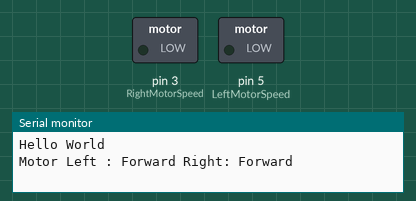
Simulated run of this sketch. Board: Arduino Uno, built with avr-gcc and run on an emulated ATmega328P. On the bench: switched loads named in the sketch (green lamp = pin HIGH), the last lines printed to the serial monitor.

Above: at 1.0 s.
At 7.0 s:
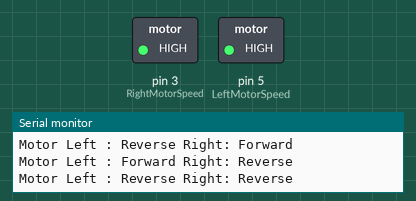
At 11.1 s:
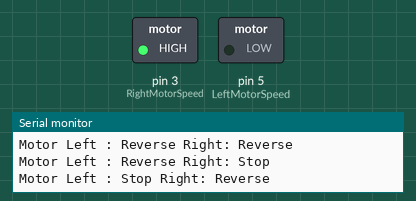
At 19.1 s:
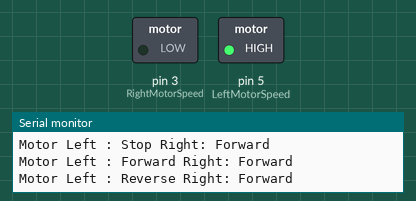
Timing chart, 0 to 21.0 s (numbered marks = the images above):
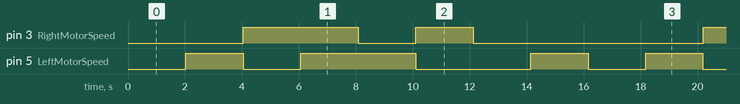

Measured:
- by itself, pin 3 (RightMotorSpeed): repeats every 16.2 s: LOW 2.0 s, HIGH 2.0 s, LOW 8.1 s, HIGH 4.0 s
- by itself, pin 5 (LeftMotorSpeed): repeats every 16.2 s: LOW 2.0 s, HIGH 4.0 s, LOW 4.0 s, HIGH 2.0 s, LOW 2.0 s, HIGH 2.0 s
- by itself, everything shown: repeats every 16.2 s, in 9 steps

The sketch:

motor.ino
```cpp
/* Pinout Definition */
#define RightMotorSpeed 3
#define FrontRightMotorDirection  4
#define LeftMotorSpeed  5
#define RearLeftMotorDirection 6
#define FrontLeftMotorDirection 7
#define RearRightMotorDirection A1

/* motor */
int motorState = 0;
int motorTimout = 0 ;

void setup() {
  // put your setup code here, to run once:
  Serial.begin(9600);
  Serial.write("Hello World\n");
  pinMode(LeftMotorSpeed,OUTPUT);
  pinMode(RightMotorSpeed,OUTPUT);
  digitalWrite(RearLeftMotorDirection,HIGH) ;
  digitalWrite(FrontLeftMotorDirection,HIGH) ;
  analogWrite(LeftMotorSpeed,0) ;
  digitalWrite(RearRightMotorDirection,HIGH) ;
  digitalWrite(FrontRightMotorDirection,HIGH) ;
  analogWrite(RightMotorSpeed,0) ;
}

void loop() {
  // put your main code here, to run repeatedly:
  delay(1);
  motor();
}

void motor()
{

  if( 0 != motorTimout)
    {
      motorTimout--;
    }
    else
    {
      motorTimout = 2000;
      switch(motorState)
      {
        case 0:
        {
          Serial.println("Motor Left : Forward Right: Forward");
          digitalWrite(RearLeftMotorDirection,HIGH) ;
          digitalWrite(FrontLeftMotorDirection,HIGH) ;
          analogWrite(LeftMotorSpeed,0) ;
          digitalWrite(RearRightMotorDirection,HIGH) ;
          digitalWrite(FrontRightMotorDirection,HIGH) ;
          analogWrite(RightMotorSpeed,0) ;
          motorState++;
          break;
        }
        case 1:
        {
          Serial.println("Motor Left : Reverse Right: Forward");
          digitalWrite(RearLeftMotorDirection,LOW) ;
          digitalWrite(FrontLeftMotorDirection,LOW) ;
          analogWrite(LeftMotorSpeed,255) ;
          digitalWrite(RearRightMotorDirection,HIGH) ;
          digitalWrite(FrontRightMotorDirection,HIGH) ;
          analogWrite(RightMotorSpeed,0) ;
          motorState++;
          break;
        }
        case 2:
        {
          Serial.println("Motor Left : Forward Right: Reverse");
          digitalWrite(RearLeftMotorDirection,HIGH) ;
          digitalWrite(FrontLeftMotorDirection,HIGH) ;
          analogWrite(LeftMotorSpeed,0) ;
          delay(5);
          digitalWrite(RearRightMotorDirection,LOW) ;
          digitalWrite(FrontRightMotorDirection,LOW) ;
          analogWrite(RightMotorSpeed,255) ;
          motorState++;
          break;
        }
        case 3:
        {
          Serial.println("Motor Left : Reverse Right: Reverse");
          digitalWrite(RearLeftMotorDirection,LOW) ;
          digitalWrite(FrontLeftMotorDirection,LOW) ;
          analogWrite(LeftMotorSpeed,255) ;
          digitalWrite(RearRightMotorDirection,LOW) ;
          digitalWrite(FrontRightMotorDirection,LOW) ;
          analogWrite(RightMotorSpeed,255) ;
          motorState++;
          break;
        }
        case 4:
        {
          Serial.println("Motor Left : Reverse Right: Stop");
          digitalWrite(RearLeftMotorDirection,LOW) ;
          digitalWrite(FrontLeftMotorDirection,LOW) ;
          analogWrite(LeftMotorSpeed,255) ;
          digitalWrite(RearRightMotorDirection,LOW) ;
          digitalWrite(FrontRightMotorDirection,LOW) ;
          analogWrite(RightMotorSpeed,0) ;
          motorState++;
          break;
        }
        case 5:
        {
          Serial.println("Motor Left : Stop Right: Reverse");
          digitalWrite(RearLeftMotorDirection,LOW) ;
          digitalWrite(FrontLeftMotorDirection,LOW) ;
          analogWrite(LeftMotorSpeed,0) ;
          digitalWrite(RearRightMotorDirection,LOW) ;
          digitalWrite(FrontRightMotorDirection,LOW) ;
          analogWrite(RightMotorSpeed,255) ;
          motorState++;
          break;
        }
        case 6:
        {
          Serial.println("Motor Left : Forward Right: Stop");
          digitalWrite(RearLeftMotorDirection,HIGH) ;
          digitalWrite(FrontLeftMotorDirection,HIGH) ;
          analogWrite(LeftMotorSpeed,0) ;
          digitalWrite(RearRightMotorDirection,LOW) ;
          digitalWrite(FrontRightMotorDirection,LOW) ;
          analogWrite(RightMotorSpeed,0) ;
          motorState++;
          break;
        }
        case 7:
        {
          Serial.println("Motor Left : Stop Right: Forward");
          digitalWrite(RearLeftMotorDirection,HIGH) ;
          digitalWrite(FrontLeftMotorDirection,HIGH) ;
          analogWrite(LeftMotorSpeed,255) ;
          digitalWrite(RearRightMotorDirection,HIGH) ;
          digitalWrite(FrontRightMotorDirection,HIGH) ;
          analogWrite(RightMotorSpeed,0) ;
          motorState++;
          break;
        }
        default:
        {
          motorTimout = 0;
          motorState  = 0;
          break;
        }
      }
    }
}
```
